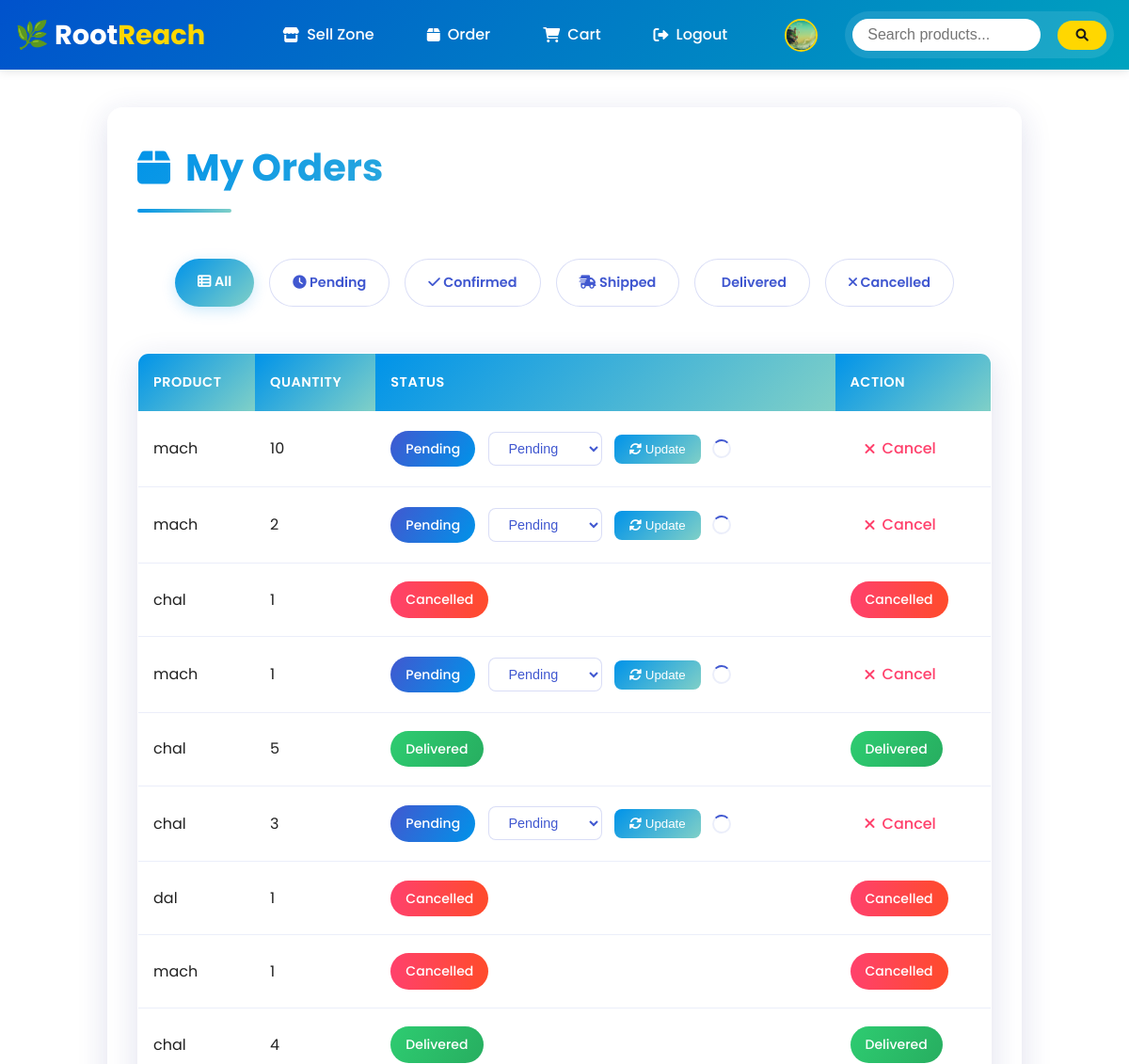
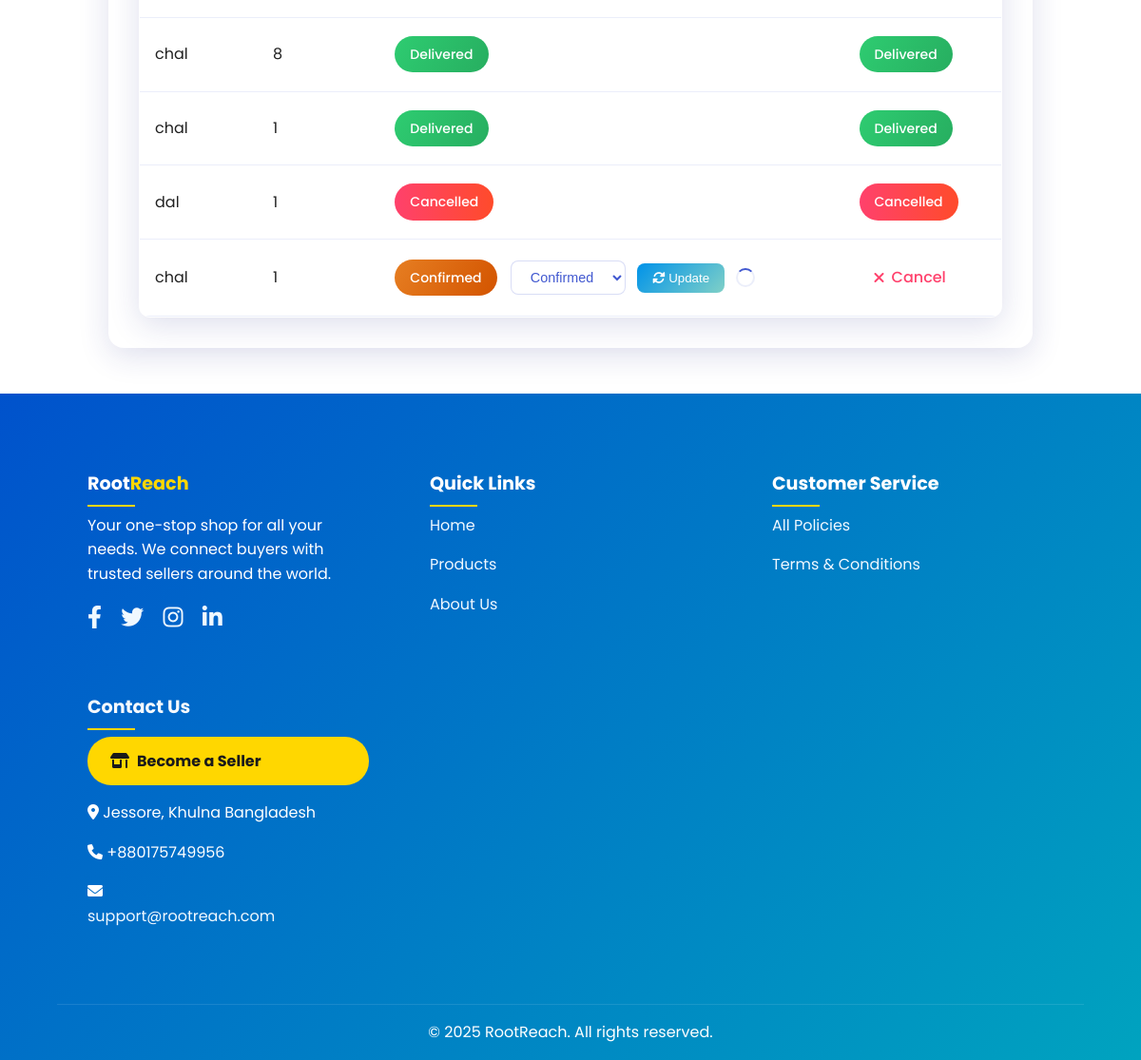
The page /sell-zone/orders/ (signed in) on the database its author committed (2 pictures, top to bottom).
### core/models.py (models this page shows, shortened)
class CustomUser(AbstractUser):
    user_type = models.CharField(max_length=10, choices=USER_TYPES, default='buyer')
    phone = models.CharField(max_length=20)
    profile_image = models.ImageField(upload_to='profiles/', default='profiles/default.jpg')
    location = models.CharField(max_length=100)
    address = models.TextField()
    gender = models.CharField(max_length=10, choices=GENDER_CHOICES)
    is_seller_approved = models.BooleanField(default=False)
    def is_seller(self):
        return self.user_type == 'seller' and self.is_seller_approved

class Order(models.Model):
    buyer = models.ForeignKey(CustomUser, on_delete=models.CASCADE, related_name='orders')
    product = models.ForeignKey(Product, on_delete=models.CASCADE)
    quantity = models.PositiveIntegerField()
    shipping_address = models.TextField()
    status = models.CharField(max_length=20, choices=ORDER_STATUS, default='pending')
    payment_status = models.BooleanField(default=False)
    ordered_at = models.DateTimeField(default=timezone.now)

class Product(models.Model):
    seller = models.ForeignKey(CustomUser, on_delete=models.CASCADE, limit_choices_to={'user_type': 'seller'})
    name = models.CharField(max_length=255)
    price = models.DecimalField(max_digits=10, decimal_places=2)
    discounted_price = models.DecimalField(max_digits=10, decimal_places=2, null=True, blank=True)
    description = models.TextField()
    region = models.CharField(max_length=100)
    stock = models.PositiveIntegerField()
    category = models.ForeignKey(Category, on_delete=models.SET_NULL, null=True)
    image = models.ImageField(upload_to='products/')
    rating = models.DecimalField(max_digits=3, decimal_places=2, default=0.0)  # average rating
    created_at = models.DateTimeField(auto_now_add=True)

### core/views.py (the view)
# urls.py: path('sell-zone/orders/', views.seller_orders, name='seller_orders'),
@login_required
def seller_orders(request):
    if not request.user.is_seller():
        return redirect('home')
    status_filter = request.GET.get('status')  # 'pending', 'confirmed', etc.
    orders = Order.objects.filter(product__seller=request.user).order_by('-ordered_at')
    if status_filter in ['pending', 'confirmed', 'shipped', 'delivered', 'cancelled']:
        orders = orders.filter(status=status_filter)
    return render(request, 'seller_orders.html', {
        'orders': orders,
        'status_filter': status_filter,
    })

### core/context_processors.py (called while the page is built)
def cart_item_count(request):
    if request.user.is_authenticated and request.user.user_type == 'buyer':
        count = CartItem.objects.filter(user=request.user).count()
    else:
        count = 0
    return {'cart_item_count': count}

### core/templates/seller_orders.html (shortened to what this page needs)
{% extends "base.html" %}
{% load static %}
{% block content %}
<div class="container">
    <div class="seller-orders-container">
        <h2 class="section-title">
            <i class="fas fa-box"></i>
        </h2>
        <div class="status-filter-buttons glass-effect">
            <a href="{% url 'seller_orders' %}" class="status-filter-btn {% if not status_filter %}status-active{% else %}status-inactive{% endif %}">
                <i class="fas fa-th-list"></i> All
            </a>
            <a href="?status=pending" class="status-filter-btn {% if status_filter == 'pending' %}status-active{% else %}status-inactive{% endif %}">
                <i class="fas fa-clock"></i> Pending
            </a>
            <a href="?status=confirmed" class="status-filter-btn {% if status_filter == 'confirmed' %}status-active{% else %}status-inactive{% endif %}">
                <i class="fas fa-check"></i> Confirmed
            </a>
            <a href="?status=shipped" class="status-filter-btn {% if status_filter == 'shipped' %}status-active{% else %}status-inactive{% endif %}">
                <i class="fas fa-shipping-fast"></i> Shipped
            </a>
            <a href="?status=delivered" class="status-filter-btn {% if status_filter == 'delivered' %}status-active{% else %}status-inactive{% endif %}">
                 Delivered
            </a>
            <a href="?status=cancelled" class="status-filter-btn {% if status_filter == 'cancelled' %}status-active{% else %}status-inactive{% endif %}">
                <i class="fas fa-times"></i> Cancelled
            </a>
        </div>
        <div class="orders-table-container">
            <table class="orders-table">
                <thead>
                    <tr>
                        <th>Product</th>
                        <th>Quantity</th>
                        <th>Status</th>
                        <th>Action</th>
                    </tr>
                </thead>
                <tbody>
                    {% for o in orders %}
                        <tr>
                            <td>{{ o.product.name }}</td>
                            <td>{{ o.quantity }}</td>
                            <td>
                                <span class="status status-{{ o.status|lower }}" id="status-badge-{{ o.id }}">
                                    {{ o.status|title }}
                                </span>
                                {% if o.status != 'cancelled' and o.status != 'delivered' %}
                                    <form method="POST" action="{% url 'update_order_status' o.id %}" class="status-update-form" style="display: inline-block; margin-left: 10px;">
                                        <select name="status" class="status-select" data-order-id="{{ o.id }}">
                                            <option value="pending" {% if o.status == 'pending' %}selected{% endif %}>Pending</option>
                                            <option value="confirmed" {% if o.status == 'confirmed' %}selected{% endif %}>Confirmed</option>
                                        </select>
                                        <button type="submit" class="update-status-btn" id="update-btn-{{ o.id }}">
                                            <i class="fas fa-sync-alt"></i> Update
                                        </button>
                                        <div class="status-update-spinner" id="spinner-{{ o.id }}"></div>
                                    </form>
                                {% endif %}
                            </td>
                            <td>
                                {% if o.status != 'cancelled' and o.status != 'delivered' %}
                                    <a href="{% url 'cancel_order' o.id %}" class="cancel-link">
                                        <i class="fas fa-times"></i> Cancel
                                    </a>
                                {% else %}
                                    <span class="status status-{{ o.status|lower }}">{{ o.status|title }}</span>
                                {% endif %}
                            </td>
                        </tr>
                    {% endfor %}
                </tbody>
            </table>
        </div>
    </div>
</div>
{% endblock %}

### core/templates/base.html (shortened to what this page needs)
{% load static %}
<!DOCTYPE html>
<html lang="en">
<head>
    <link rel="stylesheet" href="https://cdnjs.cloudflare.com/ajax/libs/font-awesome/6.0.0/css/all.min.css">
    <link rel="stylesheet" href="{% static 'css/styles.css' %}">
</head>
<body>
<header class="header">
    <nav class="navbar">
        <div class="nav-left">
            <h1><a href="{% url 'home' %}" class="logo">🌿 Root<span>Reach</span></a></h1>
        </div>
        <div class="nav-center">
            {% if user.is_authenticated %}
                {% if user.is_seller %}
                    <a href="{% url 'sell_zone' %}" class="nav-link">
                        <i class="fas fa-store"></i>
                        <span>Sell Zone</span>
                    </a>
                {% endif %}
                <a href="{% url 'order_tracking' %}" class="nav-link">
                    <i class="fas fa-box"></i>
                    <span>Order </span>
                </a>
                <a href="{% url 'cart' %}" class="nav-link">
                    <i class="fas fa-shopping-cart"></i>
                    <span>Cart</span>
                </a>
                <a href="{% url 'logout' %}" class="nav-link">
                    <i class="fas fa-sign-out-alt"></i>
                    <span>Logout</span>
                </a>
                <div class="profile-nav-item">
                    <a href="{% url 'profile' %}" class="profile-nav-link">
                        {% if user.profile_image %}
                            <img src="{{ user.profile_image.url }}" alt="Profile Picture" class="profile-nav-picture">
                        {% else %}
                            <div class="profile-nav-text">
                                <i class="fas fa-user"></i>
                                <span>Profile</span>
                            </div>
                        {% endif %}
                    </a>
                </div>
            {% endif %}
        </div>
        <div class="nav-right">
            <div class="search-container">
                <form method="get" action="{% url 'search_products' %}" class="search-form">
                    <input type="text" name="q" placeholder="Search products..." class="form-control">
                    <button type="submit" class="btn btn-primary"><i class="fas fa-search"></i></button>
                </form>
            </div>
        </div>
    </nav>
</header>
<main>
    <div class="container">
        {% block content %}{% endblock %}
    </div>
</main>
<footer class="footer">
    <div class="container">
        <div class="footer-content">
            <div class="footer-section">
                <h3 class="footer-title">
                    <span style="color: white;">Root</span><span style="color: #ffd700;">Reach</span>
                  </h3>
                <p>Your one-stop shop for all your needs. We connect buyers with trusted sellers around the world.</p>
                <div style="margin-top: 20px;">
                    <a href="#"><i class="fab fa-facebook-f"></i></a>
                    <a href="#"><i class="fab fa-twitter"></i></a>
                    <a href="#"><i class="fab fa-instagram"></i></a>
                    <a href="#"><i class="fab fa-linkedin-in"></i></a>
                </div>
            </div>
            <div class="footer-section">
                <h3 class="footer-title" style="color: white;">Quick Links</h3>
                <ul class="footer-links">
                    <li><a href="{% url 'home' %}">Home</a></li>
                    <li><a href="#">Products</a></li>
                    <li><a href="{% url 'about' %}">About Us</a></li>
                </ul>
            </div>
            <div class="footer-section">
                <h3 class="footer-title" style="color: white;">Customer Service</h3>
                <ul class="footer-links">
                    <li><a href="{% url 'all_policies' %}">All Policies</a></li>
                    <li><a href="{% url 'terms_conditions' %}">Terms & Conditions</a></li>
                </ul>
            </div>
            <div class="footer-section">
                <h3 class="footer-title" style="color: #fffffff4;">Contact Us</h3>
                <ul class="footer-links">
                    <li>
                        <a href="{% url 'apply_seller_status' %}" class="become-seller-btn" data-is-authenticated="{{ user.is_authenticated|yesno:'true,false' }}">
                            <i class="fa-solid fa-shop"></i> Become a Seller
                        </a>
                    </li>
                    <li><i class="fas fa-map-marker-alt"></i> Jessore, Khulna Bangladesh</li>
                    <li><i class="fas fa-phone"></i> +880175749956 </li>
                    <li><i class="fas fa-envelope"></i> <a href="mailto:support@rootreach.com">support@rootreach.com</a></li>
                </ul>
            </div>
        </div>
        <div class="footer-bottom">
            <p>© 2025 RootReach. All rights reserved.</p>
        </div>
    </div>
</footer>
</body>
</html>

### core/static/css/styles.css (style rules this page uses)
:root { --primary: #1e88e5; --secondary: #ffeb3b; --accent: #4fc3f7; --background: #ffffff; --text-dark: #212121; --text-light: #ffffff; --gray-light: #f5f5f5; --gray-medium: #e0e0e0; --gray-dark: #757575; --box-shadow: 0 4px 6px rgba(0, 0, 0, 0.1); --border-radius: 8px; }
* { margin: 0; padding: 0; box-sizing: border-box; }
body { font-family: 'Poppins', sans-serif; background-color: var(--background); color: var(--text-dark); line-height: 1.6; }
.container { width: 90%; max-width: 1200px; margin: 0 auto; }
.header { background-color: var(--background); box-shadow: var(--box-shadow); padding: 20px 0; position: sticky; top: 0; z-index: 1000; }
.navbar { display: flex; justify-content: space-between; align-items: center; }
.logo { font-size: 28px; font-weight: 600; color: var(--primary); text-decoration: none; }
.logo span { color: var(--secondary); }
.btn { display: inline-block; padding: 10px 20px; border-radius: var(--border-radius); text-decoration: none; font-weight: 500; transition: all 0.3s ease; }
.btn-primary { background-color: var(--primary); color: var(--text-light); border: none; }
.form-control { width: 100%; padding: 10px; border: 1px solid var(--gray-medium); border-radius: var(--border-radius); font-size: 16px; }
.search-form { display: flex; align-items: center; }
.search-form input { margin-right: 10px; }
.footer { background-color: var(--gray-light); padding: 40px 0; margin-top: 40px; }
.footer-content { display: grid; grid-template-columns: repeat(auto-fit, minmax(200px, 1fr)); gap: 30px; }
.footer-section h3 { color: var(--primary); margin-bottom: 15px; }
.footer-links { list-style: none; }
.footer-links li { margin-bottom: 10px; }
.footer-links a { color: var(--text-dark); text-decoration: none; transition: color 0.3s ease; }
.footer-bottom { text-align: center; margin-top: 20px; padding-top: 20px; border-top: 1px solid var(--gray-medium); }

### rows shown on the page
CustomUser: profile_image (picture)
Order: product.name "mach", quantity "10", status "Pending", shows "Cancel"
Order: product.name "mach", quantity "2", status "Pending", shows "Cancel"
Order: product.name "chal", quantity "1", status "Cancelled"
Order: product.name "mach", quantity "1", status "Pending", shows "Cancel"
Order: product.name "chal", quantity "5", status "Delivered"
Order: product.name "chal", quantity "3", status "Pending", shows "Cancel"
Order: product.name "dal", quantity "1", status "Cancelled"
Order: product.name "mach", quantity "1", status "Cancelled"
Order: product.name "chal", quantity "4", status "Delivered"
Order: product.name "chal", quantity "8", status "Delivered"
Order: product.name "chal", quantity "1", status "Delivered"
Order: product.name "dal", quantity "1", status "Cancelled"
Order: product.name "chal", quantity "1", status "Confirmed", shows "Cancel"
